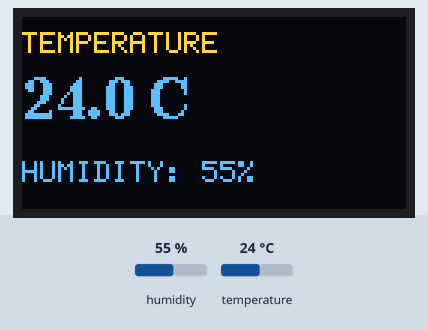
This program was run on a simulated ESP32. Parts: 128×64 one-colour display. The inputs (shaded band) are chosen by the test bench; at power-on: humidity 55 %, temperature 24 °C. The OLED is the two-colour kind (top 16 rows yellow); what the program prints to the serial monitor is not drawn.

Above: at 1.2 s.
1.3 s: humidity set to 22 %
At 3.1 s:
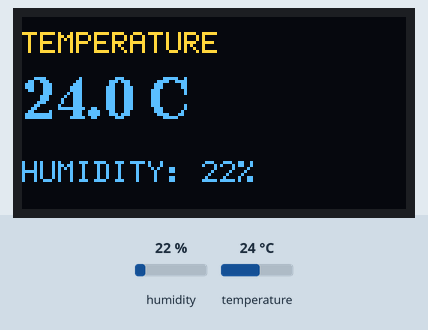
4.0 s: temperature set to 12 °C
At 5.3 s:
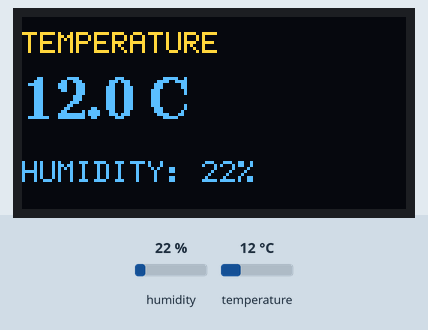
6.7 s: humidity set to 40 %
At 9.5 s:
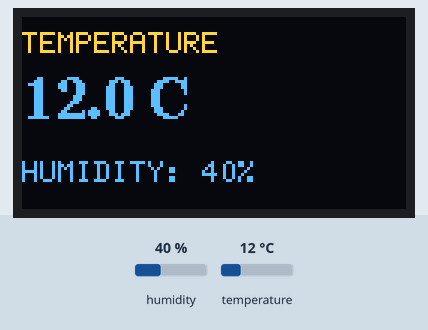
9.8 s: temperature set to 19 °C
At 11.7 s:
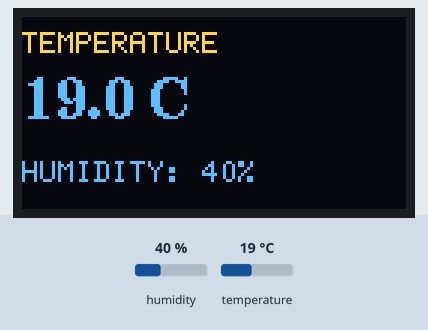
Timing chart, 0 to 13.2 s (numbered marks = the images above; inputs shaded):
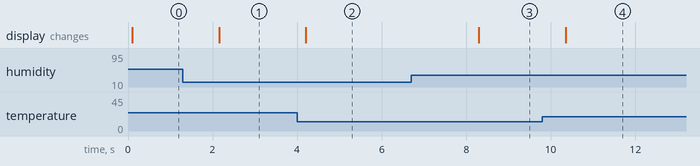

Measured:
- after the input at 1.3 s, the display: changes after 0.85 s (image 1)
- after the input at 4.0 s, the display: changes after 0.20 s (image 2)
- after the input at 6.7 s, the display: changes after 1.6 s (image 3)
- after the input at 9.8 s, the display: changes after 0.55 s (image 4)

The program:

main.cpp
```cpp
#include <Arduino.h>
#include <Wire.h>
#include <U8g2lib.h>
#include <DHT.h>

// OLED: First test with SSD1306 128x64
U8G2_SH1106_128X64_NONAME_F_HW_I2C display(
  U8G2_R0,
  U8X8_PIN_NONE
);

// DHT11
#define DHT_PIN 4
#define DHT_TYPE DHT11

DHT dht(DHT_PIN, DHT_TYPE);

void setup() {
  Serial.begin(115200);

  Wire.begin(21, 22);
  dht.begin();

  display.begin();
  display.clearBuffer();

  display.setFont(u8g2_font_ncenB14_tr);
  display.drawStr(10, 30, "OLED TEST");

  display.sendBuffer();

  Serial.println("U8g2 OLED test started");
}

void loop() {
  float humidity = dht.readHumidity();
  float temperature = dht.readTemperature();

  if (!isnan(humidity) && !isnan(temperature)) {
    Serial.print("Temperature: ");
    Serial.print(temperature);
    Serial.print(" C | Humidity: ");
    Serial.print(humidity);
    Serial.println(" %");

    display.clearBuffer();

    display.setFont(u8g2_font_6x12_tr);
    display.drawStr(0, 12, "TEMPERATURE");

    char tempText[20];
    snprintf(tempText, sizeof(tempText), "%.1f C", temperature);

    display.setFont(u8g2_font_ncenB14_tr);
    display.drawStr(0, 34, tempText);

    display.setFont(u8g2_font_6x12_tr);
    char humidityText[20];
    snprintf(humidityText, sizeof(humidityText), "HUMIDITY: %.0f%%", humidity);
    display.drawStr(0, 55, humidityText);

    display.sendBuffer();
  } else {
    Serial.println("DHT11 reading failed!");
  }

  delay(2000);
}
```
